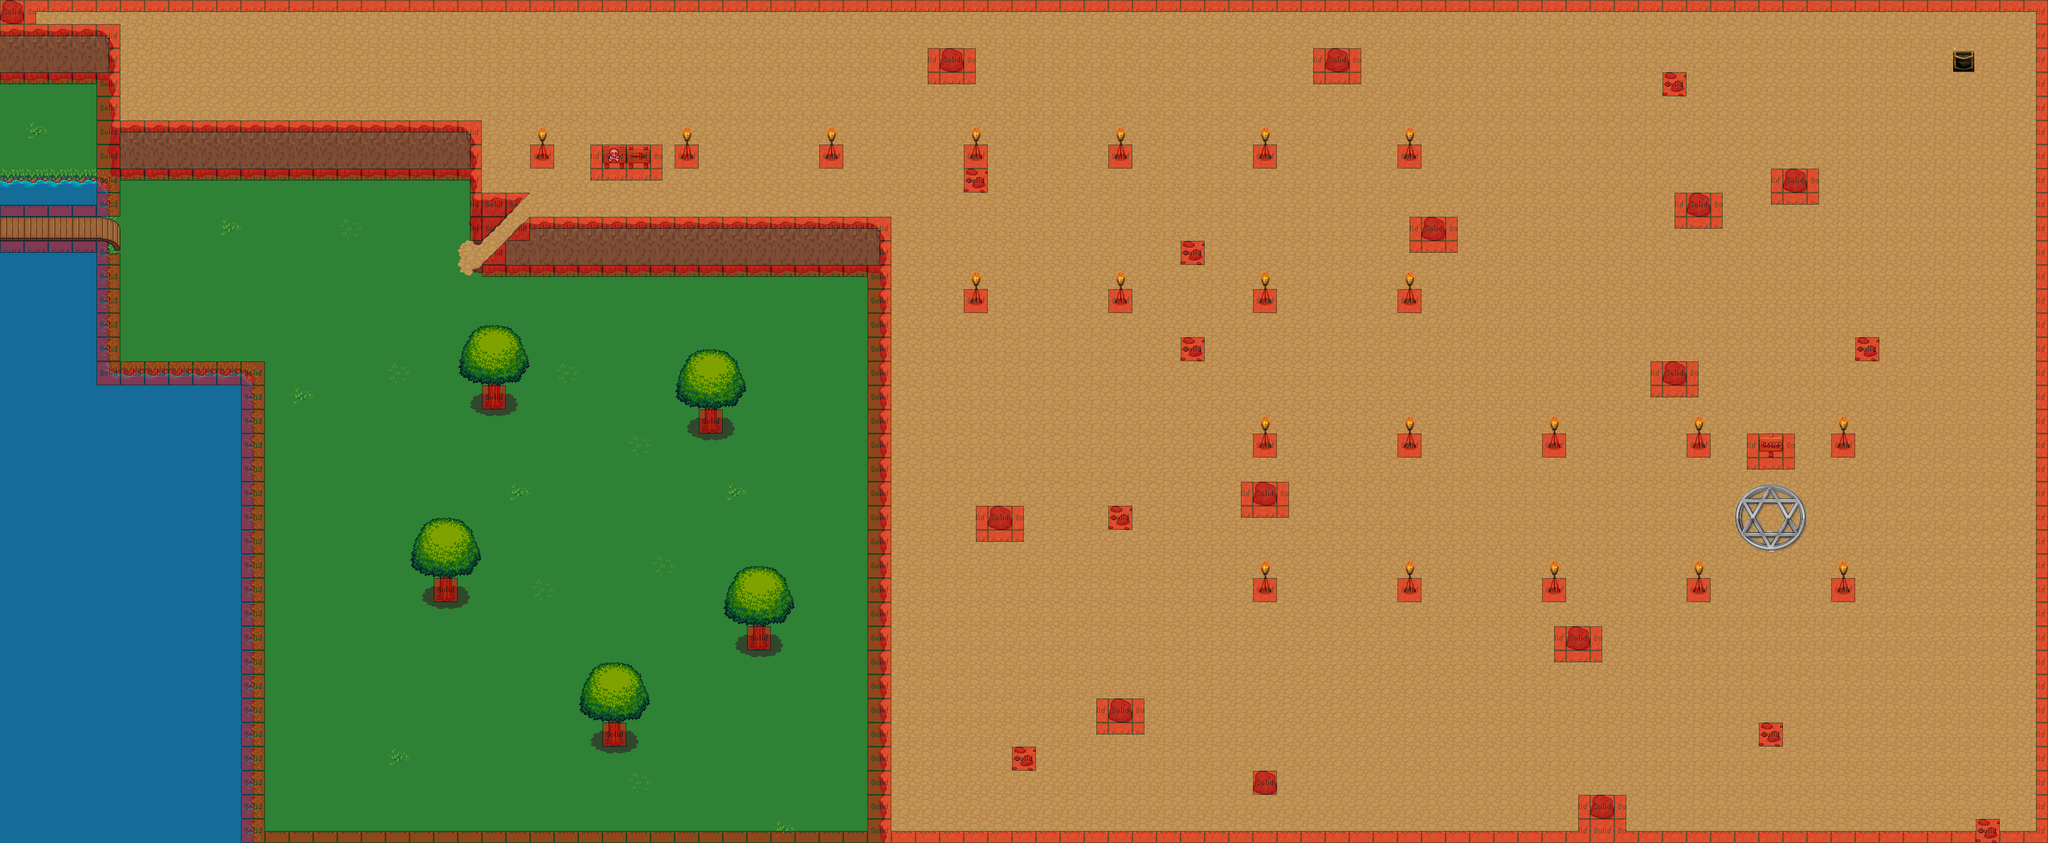

This game map was drawn from its Tiled (.tmx) file and the tilesets committed beside it. A one-line description and the trimmed map source follow:
An orthogonal 85x35 tile map with 32x32 px tiles, 6 tile layers (ground, mountain, rock & circle & light, bridge & trunk, ...), 13 tilesets and 5 objects (3x change-map, stairr, stairl).

<map version="1.0" orientation="orthogonal" width="85" height="35" tilewidth="32" tileheight="32">
 <tileset firstgid="1" name="grass" tilewidth="32" tileheight="32">
  <image source="tuiles/grass.png" width="96" height="192" />
 </tileset>
 <tileset firstgid="19" name="Sand" tilewidth="32" tileheight="32">
  <image source="tuiles/desert.png" width="594" height="450" />
 </tileset>
 <tileset firstgid="271" name="bridge" tilewidth="32" tileheight="32">
  <image source="tuiles/bridges.png" width="192" height="224" />
 </tileset>
 <tileset firstgid="313" name="water" tilewidth="32" tileheight="32">
  <image source="tuiles/water.png" width="96" height="192" />
 </tileset>
 <tileset firstgid="331" name="watergrass" tilewidth="32" tileheight="32">
  <image source="tuiles/watergrass.png" width="96" height="192" />
 </tileset>
 <tileset firstgid="349" name="logic" tilewidth="32" tileheight="32">
  <image source="tuiles/logic.png" width="160" height="160" />
 </tileset>
 <tileset firstgid="374" name="house" tilewidth="32" tileheight="32">
  <image source="tuiles/house.png" width="288" height="224" />
 </tileset>
 <tileset firstgid="437" name="mountain" tilewidth="32" tileheight="32">
  <image source="tuiles/mountains.png" width="384" height="288" />
 </tileset>
 <tileset firstgid="545" name="torch" tilewidth="32" tileheight="32">
  <image source="tuiles/torches.png" width="96" height="220" />
 </tileset>
 <tileset firstgid="563" name="trunk" tilewidth="32" tileheight="32">
  <image source="tuiles/trunk.png" width="192" height="96" />
 </tileset>
 <tileset firstgid="581" name="treetop" tilewidth="32" tileheight="32">
  <image source="tuiles/treetop.png" width="192" height="224" />
 </tileset>
 <tileset firstgid="623" name="circle" tilewidth="32" tileheight="32">
  <image source="tuiles/floor1.png" width="512" height="512" />
 </tileset>
 <tileset firstgid="879" name="panel" tilewidth="32" tileheight="32">
  <image source="tuiles/panel.png" width="512" height="512" />
 </tileset>
 <layer name="ground" width="85" height="35">
  <data>[2975 cells, 2975 non-empty, 7 distinct tile ids]</data>
 </layer>
 <layer name="mountain" width="85" height="35">
  <data>[2975 cells, 2066 non-empty, 14 distinct tile ids]</data>
 </layer>
 <layer name="rock &amp; circle &amp; light" width="85" height="35">
  <data>[2975 cells, 74 non-empty, 14 distinct tile ids]</data>
 </layer>
 <layer name="bridge &amp; trunk" width="85" height="35">
  <data>[2975 cells, 66 non-empty, 27 distinct tile ids]</data>
 </layer>
 <layer name="treetop" width="85" height="35">
  <data>[2975 cells, 45 non-empty, 9 distinct tile ids]</data>
 </layer>
 <layer name="logic" width="85" height="35" opacity="0.46">
  <data>[2975 cells, 452 non-empty, 13 distinct tile ids]</data>
 </layer>
 <objectgroup name="stair" width="85" height="35">
  <object name="stair" type="stairr" x="627" y="262" width="72" height="96" />
  <object name="go spawn" type="change-map" x="1" y="280" width="36" height="48">
   <properties>
    <property name="dest-map" value="Spawn.tmx" />
    <property name="dest-x" value="2656" />
    <property name="dest-y" value="300" />
   </properties>
  </object>
  <object name="stair" type="stairl" x="141" y="286" width="18" height="50" />
  <object name="go dungeon" type="change-map" x="2318" y="657" width="67" height="62">
   <properties>
    <property name="dest-map" value="Dungeon.tmx" />
    <property name="dest-x" value="112" />
    <property name="dest-y" value="337" />
   </properties>
  </object>
  <object name="go trap" type="change-map" x="2592" y="64" width="30" height="30">
   <properties>
    <property name="dest-map" value="Trap.tmx" />
    <property name="dest-x" value="80" />
    <property name="dest-y" value="140" />
   </properties>
  </object>
 </objectgroup>
</map>
